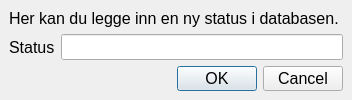
<?xml version="1.0" encoding="UTF-8"?>
<ui version="4.0">
 <class>NewStatus</class>
 <widget class="QMainWindow" name="NewStatus">
  <property name="geometry">
   <rect>
    <x>0</x>
    <y>0</y>
    <width>352</width>
    <height>100</height>
   </rect>
  </property>
  <property name="minimumSize">
   <size>
    <width>352</width>
    <height>100</height>
   </size>
  </property>
  <property name="font">
   <font>
    <family>Arial</family>
    <pointsize>12</pointsize>
   </font>
  </property>
  <property name="windowTitle">
   <string>Ny status</string>
  </property>
  <property name="windowIcon">
   <iconset>
    <normaloff>jobber.png</normaloff>jobber.png</iconset>
  </property>
  <widget class="QWidget" name="centralwidget">
   <layout class="QFormLayout" name="formLayout">
    <item row="0" column="0" colspan="2">
     <widget class="QLabel" name="labelInfo">
      <property name="text">
       <string>Her kan du legge inn en ny status i databasen.</string>
      </property>
     </widget>
    </item>
    <item row="1" column="0">
     <widget class="QLabel" name="labelStatusName">
      <property name="text">
       <string>Status</string>
      </property>
     </widget>
    </item>
    <item row="1" column="1">
     <widget class="QLineEdit" name="lineEditStatusName"/>
    </item>
    <item row="2" column="0" colspan="2">
     <widget class="QDialogButtonBox" name="buttonBox">
      <property name="standardButtons">
       <set>QDialogButtonBox::Cancel|QDialogButtonBox::Ok</set>
      </property>
     </widget>
    </item>
   </layout>
  </widget>
 </widget>
 <resources/>
 <connections/>
</ui>
